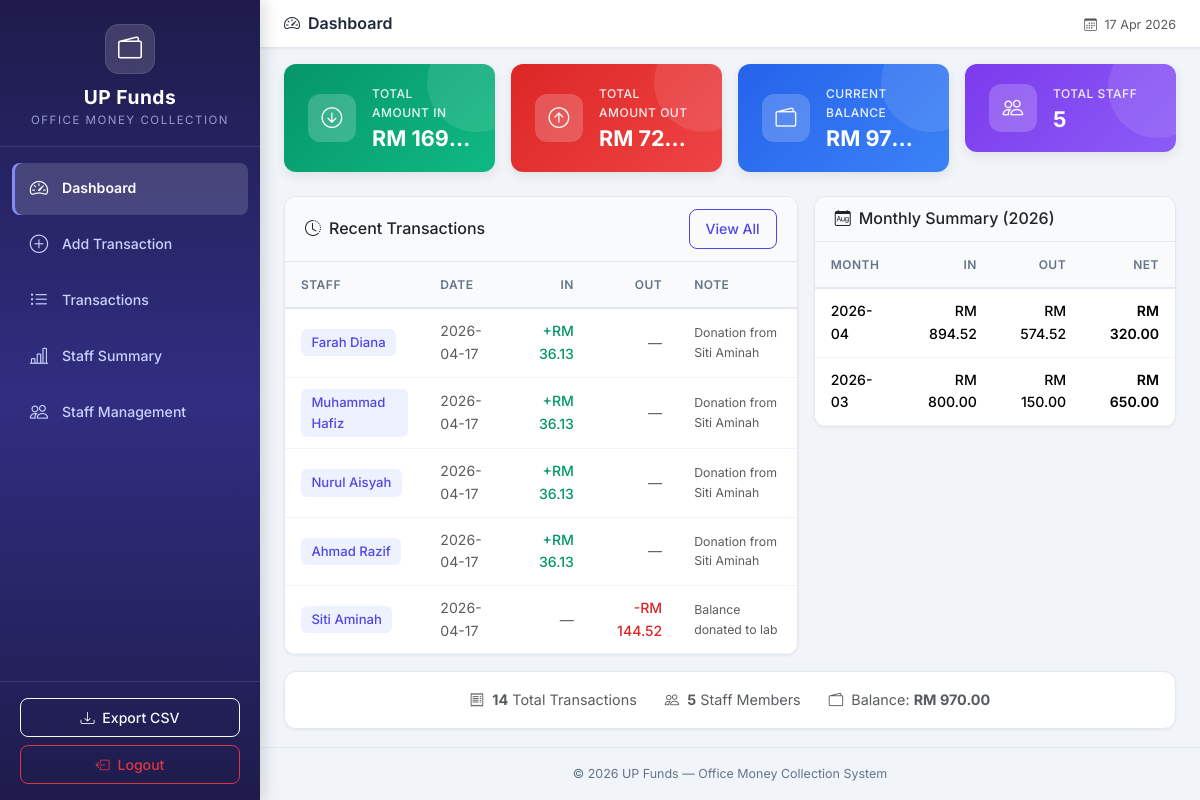
Page / (signed in) on the earlier database version.
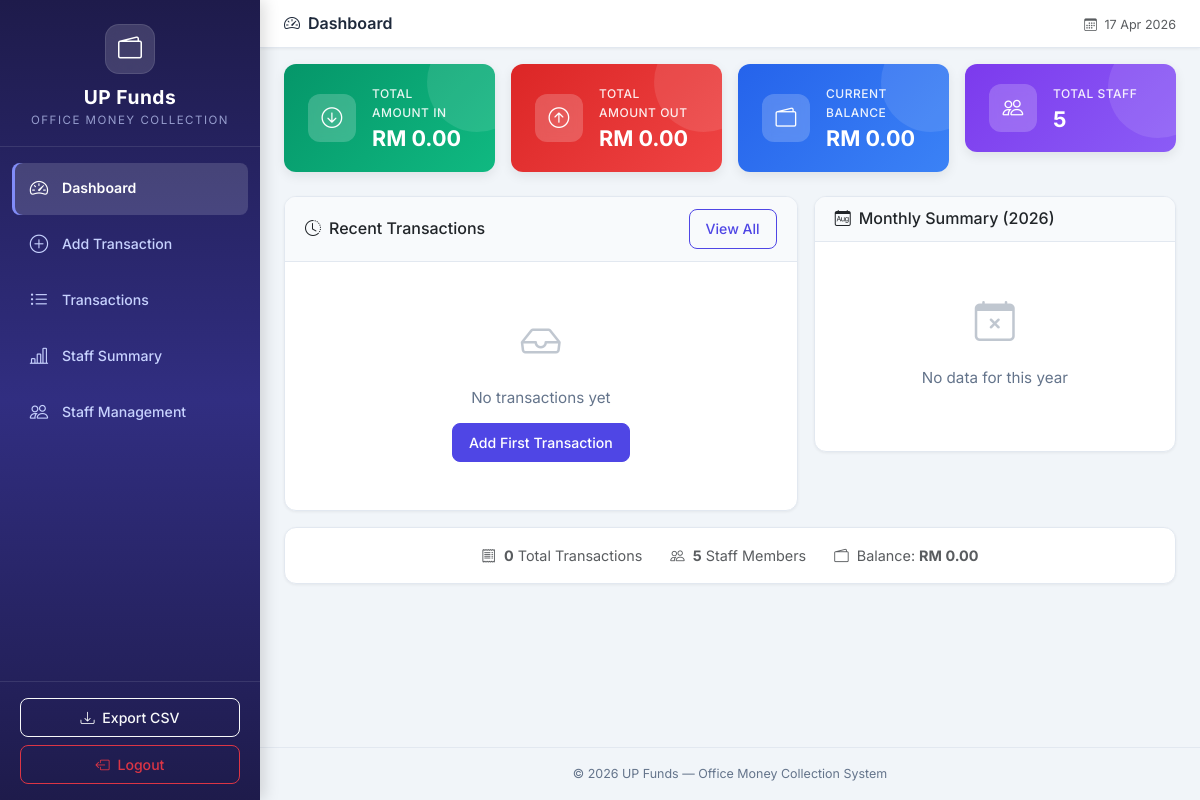
Same page on the later database version.
### tables this page shows
CREATE TABLE cash_records (
            id INTEGER PRIMARY KEY AUTOINCREMENT,
            staff_id INTEGER,
            record_date DATE NOT NULL,
            amount_in REAL DEFAULT 0.00,
            amount_out REAL DEFAULT 0.00,
            expense_type TEXT DEFAULT 'shared',
            note TEXT DEFAULT '',
            created_at TIMESTAMP DEFAULT CURRENT_TIMESTAMP,
            updated_at TIMESTAMP DEFAULT CURRENT_TIMESTAMP,
            FOREIGN KEY (staff_id) REFERENCES staff(id)
        );

CREATE TABLE staff (
            id INTEGER PRIMARY KEY AUTOINCREMENT,
            name TEXT NOT NULL,
            is_active INTEGER DEFAULT 1,
            created_at TIMESTAMP DEFAULT CURRENT_TIMESTAMP
        );

### app.py (the view)
@app.route('/')
def dashboard():
    conn = get_db_connection()
    totals = conn.execute('''
        SELECT
            COALESCE(SUM(amount_in), 0) as total_in,
            COALESCE(SUM(amount_out), 0) as total_out
        FROM cash_records
    ''').fetchone()
    staff_count = conn.execute('SELECT COUNT(*) as count FROM staff WHERE is_active = 1').fetchone()['count']
    transaction_count = conn.execute('SELECT COUNT(*) as count FROM cash_records').fetchone()['count']
    recent = conn.execute('''
        SELECT cr.*, s.name as staff_name
        FROM cash_records cr
        LEFT JOIN staff s ON cr.staff_id = s.id
        ORDER BY cr.record_date DESC, cr.id DESC
        LIMIT 5
    ''').fetchall()
    monthly = conn.execute('''
        SELECT
            strftime('%Y-%m', record_date) as month,
            SUM(amount_in) as total_in,
            SUM(amount_out) as total_out
        FROM cash_records
        WHERE strftime('%Y', record_date) = strftime('%Y', 'now')
        GROUP BY strftime('%Y-%m', record_date)
        ORDER BY month DESC
    ''').fetchall()
    conn.close()
    return render_template('dashboard.html',
                           total_in=totals['total_in'],
                           total_out=totals['total_out'],
                           balance=totals['total_in'] - totals['total_out'],
                           staff_count=staff_count,
                           transaction_count=transaction_count,
                           recent=recent,
                           monthly=monthly)

### app.py (called while the page is built)
@app.context_processor
def inject_now():
    is_admin = session.get('role') == 'admin'
    return {'now': datetime.now(), 'is_admin': is_admin}

### database.py (called while the page is built)
def get_db_connection():
    conn = sqlite3.connect(DATABASE_PATH)
    conn.row_factory = sqlite3.Row  # Access columns by name
    conn.execute("PRAGMA foreign_keys = ON")  # Enable foreign key support
    return conn

### templates/dashboard.html (shortened to what the changed rows need)
{% extends 'base.html' %}
{% block content %}
<div class="row g-3 mb-4">
    <div class="col-sm-6 col-xl-3">
        <div class="summary-card card-green">
            <div class="card-info">
                <p class="card-label">Total Amount In</p>
                <h3 class="card-value">RM {{ "%.2f"|format(total_in) }}</h3>
            </div>
        </div>
    </div>
    <div class="col-sm-6 col-xl-3">
        <div class="summary-card card-red">
            <div class="card-info">
                <p class="card-label">Total Amount Out</p>
                <h3 class="card-value">RM {{ "%.2f"|format(total_out) }}</h3>
            </div>
        </div>
    </div>
    <div class="col-sm-6 col-xl-3">
        <div class="summary-card card-blue">
            <div class="card-info">
                <p class="card-label">Current Balance</p>
                <h3 class="card-value">RM {{ "%.2f"|format(balance) }}</h3>
            </div>
        </div>
    </div>
</div>
<div class="row g-3">
    <div class="col-lg-7">
        <div class="card content-card">
            <div class="card-body p-0">
                {% if recent %}
                <div class="table-responsive">
                    <table class="table table-hover mb-0">
                        <thead>
                            <tr>
                                <th>Staff</th>
                                <th>Date</th>
                                <th class="text-end">In</th>
                                <th class="text-end">Out</th>
                                <th>Note</th>
                            </tr>
                        </thead>
                        <tbody>
                            {% for record in recent %}
                            <tr>
                                <td>
                                    {% if record['staff_name'] %}
                                        <span class="staff-badge">{{ record['staff_name'] }}</span>
                                    {% else %}
                                        <span class="badge bg-secondary">External Lab Expense</span>
                                    {% endif %}
                                </td>
                                <td class="text-muted">{{ record['record_date'] }}</td>
                                <td class="text-end">
                                    {% if record['amount_in'] > 0 %}
                                        <span class="amount-in">+RM {{ "%.2f"|format(record['amount_in']) }}</span>
                                    {% else %}
                                        <span class="text-muted">—</span>
                                    {% endif %}
                                </td>
                                <td class="text-end">
                                    {% if record['amount_out'] > 0 %}
                                        <span class="amount-out">-RM {{ "%.2f"|format(record['amount_out']) }}</span>
                                    {% else %}
                                        <span class="text-muted">—</span>
                                    {% endif %}
                                </td>
                                <td class="text-muted small">{{ record['note'][:30] }}{{ '...' if record['note']|length > 30 }}</td>
                            </tr>
                            {% endfor %}
                        </tbody>
                    </table>
                </div>
                {% else %}
                <div class="empty-state">
                    <i class="bi bi-inbox"></i>
                    <p>No transactions yet</p>
                    {% if is_admin %}
                    <a href="{{ url_for('add_transaction') }}" class="btn btn-primary btn-sm">Add First Transaction</a>
                    {% endif %}
                </div>
                {% endif %}
            </div>
        </div>
    </div>
    <div class="col-lg-5">
        <div class="card content-card">
            <div class="card-body p-0">
                {% if monthly %}
                <div class="table-responsive">
                    <table class="table table-hover mb-0">
                        <thead>
                            <tr>
                                <th>Month</th>
                                <th class="text-end">In</th>
                                <th class="text-end">Out</th>
                                <th class="text-end">Net</th>
                            </tr>
                        </thead>
                        <tbody>
                            {% for row in monthly %}
                            <tr>
                                <td class="fw-medium">{{ row['month'] }}</td>
                                <td class="text-end amount-in">RM {{ "%.2f"|format(row['total_in']) }}</td>
                                <td class="text-end amount-out">RM {{ "%.2f"|format(row['total_out']) }}</td>
                                <td class="text-end fw-semibold">RM {{ "%.2f"|format(row['total_in'] - row['total_out']) }}</td>
                            </tr>
                            {% endfor %}
                        </tbody>
                    </table>
                </div>
                {% else %}
                <div class="empty-state">
                    <i class="bi bi-calendar-x"></i>
                    <p>No data for this year</p>
                </div>
                {% endif %}
            </div>
        </div>
    </div>
</div>
<div class="row mt-3">
    <div class="col-12">
        <div class="card content-card">
            <div class="card-body text-center py-3">
                <span class="text-muted me-4">
                    <i class="bi bi-receipt me-1"></i>
                    <strong>{{ transaction_count }}</strong> Total Transactions
                </span>
                <span class="text-muted">
                    <i class="bi bi-wallet2 me-1"></i>
                    Balance: <strong>RM {{ "%.2f"|format(balance) }}</strong>
                </span>
            </div>
        </div>
    </div>
</div>
{% endblock %}

Differences in the rows shown:
removed cash_records: staff_name "Farah Diana", record_date "2026-04-17", amount_in "36.13", note "Donation from Siti Aminah"
removed cash_records: staff_name "Muhammad Hafiz", record_date "2026-04-17", amount_in "36.13", note "Donation from Siti Aminah"
removed cash_records: staff_name "Nurul Aisyah", record_date "2026-04-17", amount_in "36.13", note "Donation from Siti Aminah"
removed cash_records: staff_name "Ahmad Razif", record_date "2026-04-17", amount_in "36.13", note "Donation from Siti Aminah"
removed cash_records: staff_name "Siti Aminah", record_date "2026-04-17", amount_out "144.52", note "Balance donated to lab"
Other differences:
{{ "%.2f"|format(total_in) }}: "169…" → "0.00"
{{ "%.2f"|format(total_out) }}: "72…" → "0.00"
{{ "%.2f"|format(balance) }}: "97…" → "0.00"
{{ transaction_count }}: "14" → "0"
{{ "%.2f"|format(balance) }}: "970.00" → "0.00"
text no longer shown: "STAFF DATE IN OUT NOTE MONTH IN OUT NET"
text now shown: "No transactions yet Add First Transaction No data for this year"
list line gone: "2026-04 RM 894.52 RM 574.52 RM 320.00"
list line gone: "2026-03 RM 800.00 RM 150.00 RM 650.00"
